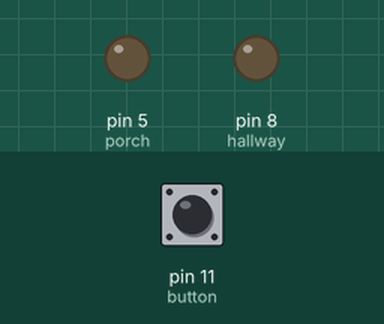
This sketch was run on a simulated Arduino Uno, built with avr-gcc and run on an emulated ATmega328P. On the bench: output pins drawn as LEDs (lit = HIGH). Inputs (shaded band) come from the test bench; at power-on: pin 11 (button) HIGH.

Above: at 1.2 s.
1.3 s: pin 11 (button) pulled LOW for 0.15 s
At 1.9 s:
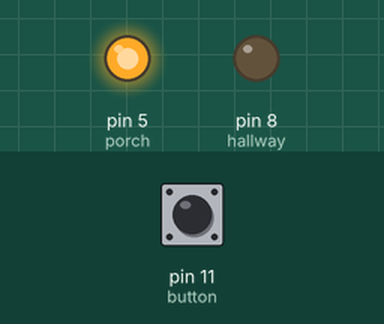
At 31.9 s:
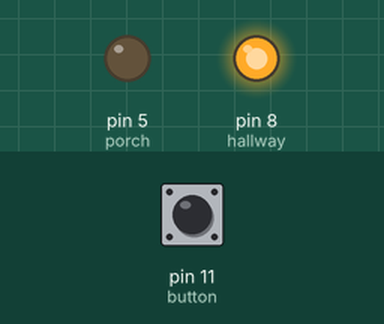
Timing chart, 0 to 32.8 s (numbered marks = the images above; inputs shaded):
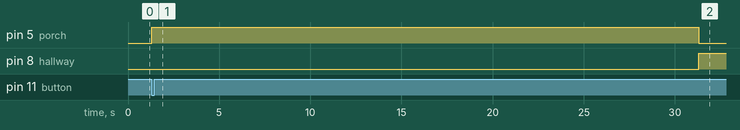

The sketch:

Blink.ino
```cpp
const int porch = 5;
const int hallway = 8;
const int button = 11;

void setupPins()
{
  pinMode(porch, OUTPUT);
  pinMode(hallway, OUTPUT);
  pinMode(button, INPUT_PULLUP);
}

void checkButton()
{
  if (digitalRead(button) == LOW)
  {
    turnPorch();
    turnHallway();
  }
}

void turnPorch()
{
  digitalWrite(porch, HIGH);
  delay(30000);
  digitalWrite(porch, LOW);
}

void turnHallway()
{
  digitalWrite(hallway, HIGH);
  delay(60000);
  digitalWrite(hallway, LOW);
}

void setup()
{
  setupPins();
}

void loop()
{
  checkButton();
}
```

Measured:
- after the input at 1.3 s, pin 5 (porch): LOW → HIGH at once, → LOW 30.0 s later; pin 8 (hallway): LOW → HIGH after 30.0 s
